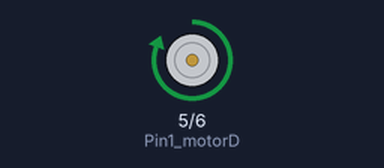
Simulated run of this sketch. Board: Arduino Uno, built with avr-gcc and run on an emulated ATmega328P. On the bench: motor-driver pin pairs drawn as motors (green arrow = first pin HIGH = forward, orange = second pin HIGH = backward, longer = more drive).

Above: at 0.5 s.
At 1.5 s:
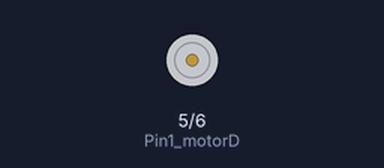
At 5.5 s:
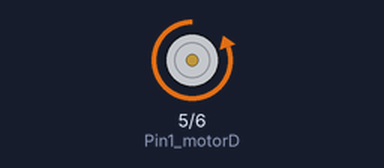
Timing chart, 0 to 6.9 s (numbered marks = the images above):
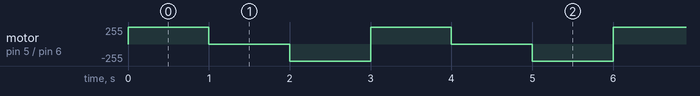

Measured:
- by itself, motor on pin 5 (Pin1_motorD) / pin 6 (Pin2_motorD): repeats every 3.0 s: stopped 1.0 s, backward 255/255 1.0 s, forward 255/255 1.0 s

The sketch:

testMotorD.ino
```cpp
/*
 * Programa de prueba del motor derecho que se encarga de hacer girar al eje
 * en ambos sentidos con esperas de 1s.
 */
const int Pin1_motorD = 5; //pin pwm
const int Pin2_motorD = 6; //pin pwm
int SpeedMotor = 250; // Control de velocidad con el pwm

void setup() {
  pinMode(Pin1_motorD, OUTPUT);
  pinMode(Pin2_motorD, OUTPUT);
}

void Stop()
{
  digitalWrite(Pin1_motorD,LOW);
  digitalWrite(Pin2_motorD,LOW);
}


void ReverseMotor()
{
  digitalWrite(Pin1_motorD,HIGH);
  digitalWrite(Pin2_motorD,LOW);
}

void ForwardMotor()
{
  digitalWrite(Pin1_motorD,LOW);
  digitalWrite(Pin2_motorD,HIGH);
}

void loop() {
  ReverseMotor();
  delay (1000);

  Stop();
  delay (1000);

  ForwardMotor();
  delay(1000);
}
```
